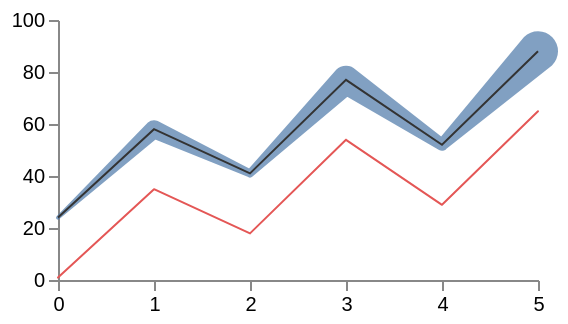

Specify this chart in Vega-Lite:
### Vega specification from a JSON file in a GitHub repository (floating-point values rounded to 4 significant figures)
{"$schema": "https://vega.github.io/schema/vega/v6.json", "description": "A trail: a line whose thickness follows the data, drawn as a filled run of capsules rather than a stroke, beside a plain line through the same points. One trail asks for `size: 0`, which upstream reads as **one** — `ts = item => item.size || 1`, the same falsy default a path's `scaleX` takes — so it is drawn a unit wide rather than as a hairline. A symbol beside it asks for a negative size, which upstream neither draws nor measures: its radius is `Math.sqrt(size) / 2`, and every coordinate computed from a NaN fails every comparison the bounding box makes.", "width": 240, "height": 130, "padding": 5, "data": [{"name": "table", "values": [{"t": 0, "v": 24, "w": 2}, {"t": 1, "v": 58, "w": 9}, {"t": 2, "v": 41, "w": 4}, {"t": 3, "v": 77, "w": 14}, {"t": 4, "v": 52, "w": 6}, {"t": 5, "v": 88, "w": 20}]}], "scales": [{"name": "x", "type": "linear", "domain": {"data": "table", "field": "t"}, "range": "width", "zero": false}, {"name": "y", "type": "linear", "domain": [0, 100], "range": "height"}], "axes": [{"orient": "bottom", "scale": "x", "tickCount": 6}, {"orient": "left", "scale": "y", "tickCount": 4}], "marks": [{"type": "trail", "from": {"data": "table"}, "encode": {"enter": {"x": {"scale": "x", "field": "t"}, "y": {"scale": "y", "field": "v"}, "size": {"field": "w"}, "fill": {"value": "#4c78a8"}, "fillOpacity": {"value": 0.7}}}}, {"type": "line", "from": {"data": "table"}, "encode": {"enter": {"x": {"scale": "x", "field": "t"}, "y": {"scale": "y", "field": "v"}, "stroke": {"value": "#333333"}, "strokeWidth": {"value": 1}}}}, {"type": "trail", "name": "zeroWidth", "from": {"data": "table"}, "encode": {"enter": {"x": {"scale": "x", "field": "t"}, "y": {"scale": "y", "field": "v", "offset": 30}, "size": {"value": 0}, "fill": {"value": "#e45756"}}}}, {"type": "symbol", "name": "negativeSize", "from": {"data": "table"}, "encode": {"enter": {"x": {"scale": "x", "field": "t"}, "y": {"scale": "y", "field": "v", "offset": -20}, "size": {"value": -4}, "fill": {"value": "#54a24b"}}}}]}
